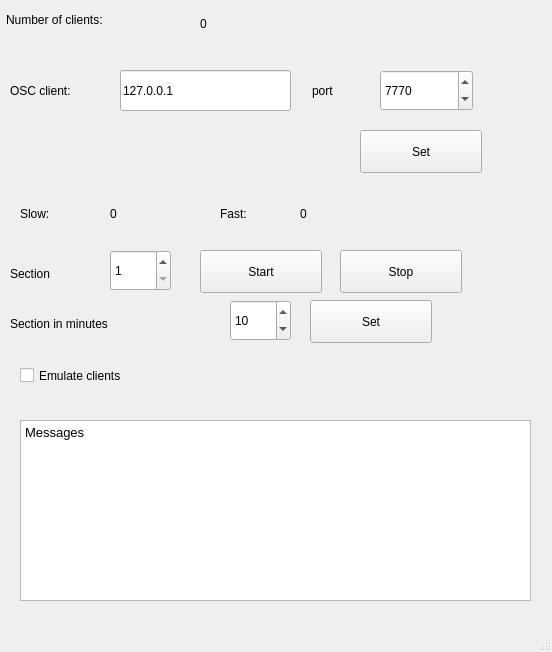
<?xml version="1.0" encoding="UTF-8"?>
<ui version="4.0">
 <class>MainWindow</class>
 <widget class="QMainWindow" name="MainWindow">
  <property name="geometry">
   <rect>
    <x>0</x>
    <y>0</y>
    <width>552</width>
    <height>652</height>
   </rect>
  </property>
  <property name="windowTitle">
   <string>PNP Server</string>
  </property>
  <widget class="QWidget" name="centralWidget">
   <widget class="QLabel" name="label">
    <property name="geometry">
     <rect>
      <x>6</x>
      <y>6</y>
      <width>165</width>
      <height>27</height>
     </rect>
    </property>
    <property name="text">
     <string>Number of clients:</string>
    </property>
   </widget>
   <widget class="QLabel" name="numberOfClientsLabel">
    <property name="geometry">
     <rect>
      <x>200</x>
      <y>10</y>
      <width>51</width>
      <height>27</height>
     </rect>
    </property>
    <property name="text">
     <string>0</string>
    </property>
   </widget>
   <widget class="QTextEdit" name="messagesTextEdit">
    <property name="geometry">
     <rect>
      <x>20</x>
      <y>420</y>
      <width>511</width>
      <height>181</height>
     </rect>
    </property>
    <property name="html">
     <string>&lt;!DOCTYPE HTML PUBLIC &quot;-//W3C//DTD HTML 4.0//EN&quot; &quot;http://www.w3.org/TR/REC-html40/strict.dtd&quot;&gt;
&lt;html&gt;&lt;head&gt;&lt;meta name=&quot;qrichtext&quot; content=&quot;1&quot; /&gt;&lt;style type=&quot;text/css&quot;&gt;
p, li { white-space: pre-wrap; }
&lt;/style&gt;&lt;/head&gt;&lt;body style=&quot; font-family:'Noto Sans'; font-size:10pt; font-weight:400; font-style:normal;&quot;&gt;
&lt;p style=&quot; margin-top:0px; margin-bottom:0px; margin-left:0px; margin-right:0px; -qt-block-indent:0; text-indent:0px;&quot;&gt;Messages&lt;/p&gt;&lt;/body&gt;&lt;/html&gt;</string>
    </property>
   </widget>
   <widget class="QLabel" name="label_4">
    <property name="geometry">
     <rect>
      <x>312</x>
      <y>70</y>
      <width>51</width>
      <height>41</height>
     </rect>
    </property>
    <property name="text">
     <string>port</string>
    </property>
   </widget>
   <widget class="QLineEdit" name="oscServerLineEdit">
    <property name="geometry">
     <rect>
      <x>120</x>
      <y>70</y>
      <width>171</width>
      <height>41</height>
     </rect>
    </property>
    <property name="text">
     <string>127.0.0.1</string>
    </property>
   </widget>
   <widget class="QLabel" name="label_3">
    <property name="geometry">
     <rect>
      <x>10</x>
      <y>70</y>
      <width>111</width>
      <height>41</height>
     </rect>
    </property>
    <property name="text">
     <string>OSC client:</string>
    </property>
   </widget>
   <widget class="QSpinBox" name="portSpinBox">
    <property name="geometry">
     <rect>
      <x>380</x>
      <y>70</y>
      <width>93</width>
      <height>41</height>
     </rect>
    </property>
    <property name="maximum">
     <number>10000</number>
    </property>
    <property name="value">
     <number>7770</number>
    </property>
   </widget>
   <widget class="QPushButton" name="setOscButton">
    <property name="geometry">
     <rect>
      <x>360</x>
      <y>130</y>
      <width>122</width>
      <height>43</height>
     </rect>
    </property>
    <property name="text">
     <string>Set</string>
    </property>
   </widget>
   <widget class="QLabel" name="label_2">
    <property name="geometry">
     <rect>
      <x>20</x>
      <y>200</y>
      <width>71</width>
      <height>27</height>
     </rect>
    </property>
    <property name="text">
     <string>Slow:</string>
    </property>
   </widget>
   <widget class="QLabel" name="slowRemainingLabel">
    <property name="geometry">
     <rect>
      <x>110</x>
      <y>200</y>
      <width>85</width>
      <height>27</height>
     </rect>
    </property>
    <property name="text">
     <string>0</string>
    </property>
   </widget>
   <widget class="QLabel" name="label_5">
    <property name="geometry">
     <rect>
      <x>220</x>
      <y>200</y>
      <width>85</width>
      <height>27</height>
     </rect>
    </property>
    <property name="text">
     <string>Fast:</string>
    </property>
   </widget>
   <widget class="QLabel" name="fastRemainingLabel">
    <property name="geometry">
     <rect>
      <x>300</x>
      <y>200</y>
      <width>61</width>
      <height>27</height>
     </rect>
    </property>
    <property name="text">
     <string>0</string>
    </property>
   </widget>
   <widget class="QSpinBox" name="sectionSpinBox">
    <property name="geometry">
     <rect>
      <x>110</x>
      <y>250</y>
      <width>61</width>
      <height>41</height>
     </rect>
    </property>
    <property name="minimum">
     <number>1</number>
    </property>
    <property name="maximum">
     <number>8</number>
    </property>
   </widget>
   <widget class="QLabel" name="label_6">
    <property name="geometry">
     <rect>
      <x>10</x>
      <y>260</y>
      <width>85</width>
      <height>27</height>
     </rect>
    </property>
    <property name="text">
     <string>Section</string>
    </property>
   </widget>
   <widget class="QPushButton" name="startSectioButton">
    <property name="geometry">
     <rect>
      <x>200</x>
      <y>250</y>
      <width>122</width>
      <height>43</height>
     </rect>
    </property>
    <property name="text">
     <string>Start</string>
    </property>
   </widget>
   <widget class="QPushButton" name="stopSectionButton">
    <property name="geometry">
     <rect>
      <x>340</x>
      <y>250</y>
      <width>122</width>
      <height>43</height>
     </rect>
    </property>
    <property name="text">
     <string>Stop</string>
    </property>
   </widget>
   <widget class="QLabel" name="label_7">
    <property name="geometry">
     <rect>
      <x>10</x>
      <y>310</y>
      <width>191</width>
      <height>27</height>
     </rect>
    </property>
    <property name="text">
     <string>Section in minutes</string>
    </property>
   </widget>
   <widget class="QSpinBox" name="sectionInMinutesSpinBox">
    <property name="geometry">
     <rect>
      <x>230</x>
      <y>300</y>
      <width>61</width>
      <height>41</height>
     </rect>
    </property>
    <property name="minimum">
     <number>1</number>
    </property>
    <property name="value">
     <number>10</number>
    </property>
   </widget>
   <widget class="QPushButton" name="setSectionTimeButton">
    <property name="geometry">
     <rect>
      <x>310</x>
      <y>300</y>
      <width>122</width>
      <height>43</height>
     </rect>
    </property>
    <property name="text">
     <string>Set</string>
    </property>
   </widget>
   <widget class="QCheckBox" name="emulateCheckBox">
    <property name="geometry">
     <rect>
      <x>20</x>
      <y>360</y>
      <width>171</width>
      <height>31</height>
     </rect>
    </property>
    <property name="text">
     <string>Emulate clients</string>
    </property>
   </widget>
  </widget>
  <widget class="QStatusBar" name="statusBar"/>
 </widget>
 <layoutdefault spacing="6" margin="11"/>
 <resources/>
 <connections/>
</ui>
